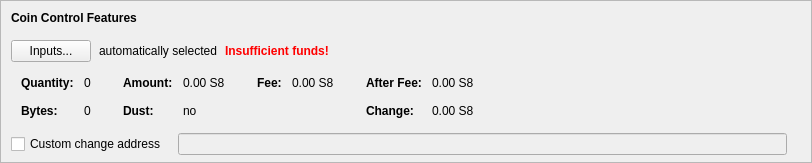
    <widget class="QFrame" name="frameCoinControl">
     <property name="sizePolicy">
      <sizepolicy hsizetype="Expanding" vsizetype="Expanding">
       <horstretch>0</horstretch>
       <verstretch>0</verstretch>
      </sizepolicy>
     </property>
     <property name="maximumSize">
      <size>
       <width>16777215</width>
       <height>16777215</height>
      </size>
     </property>
     <property name="frameShape">
      <enum>QFrame::StyledPanel</enum>
     </property>
     <property name="frameShadow">
      <enum>QFrame::Sunken</enum>
     </property>
     <layout class="QVBoxLayout" name="verticalLayoutCoinControl2">
      <property name="spacing">
       <number>0</number>
      </property>
      <property name="leftMargin">
       <number>0</number>
      </property>
      <property name="topMargin">
       <number>0</number>
      </property>
      <property name="rightMargin">
       <number>0</number>
      </property>
      <property name="bottomMargin">
       <number>6</number>
      </property>
      <item>
       <layout class="QVBoxLayout" name="verticalLayoutCoinControl" stretch="0,0,0,0,1">
        <property name="spacing">
         <number>0</number>
        </property>
        <property name="leftMargin">
         <number>10</number>
        </property>
        <property name="topMargin">
         <number>10</number>
        </property>
        <item>
         <layout class="QHBoxLayout" name="horizontalLayoutCoinControl1">
          <property name="bottomMargin">
           <number>15</number>
          </property>
          <item>
           <widget class="QLabel" name="labelCoinControlFeatures">
            <property name="sizePolicy">
             <sizepolicy hsizetype="Preferred" vsizetype="Maximum">
              <horstretch>0</horstretch>
              <verstretch>0</verstretch>
             </sizepolicy>
            </property>
            <property name="font">
             <font>
              <weight>75</weight>
              <bold>true</bold>
             </font>
            </property>
            <property name="styleSheet">
             <string notr="true">font-weight:bold;</string>
            </property>
            <property name="text">
             <string>Coin Control Features</string>
            </property>
           </widget>
          </item>
         </layout>
        </item>
        <item>
         <layout class="QHBoxLayout" name="horizontalLayoutCoinControl2" stretch="0,0,0,0">
          <property name="spacing">
           <number>8</number>
          </property>
          <property name="bottomMargin">
           <number>10</number>
          </property>
          <item>
           <widget class="QPushButton" name="pushButtonCoinControl">
            <property name="styleSheet">
             <string notr="true"/>
            </property>
            <property name="text">
             <string>Inputs...</string>
            </property>
            <property name="autoDefault">
             <bool>false</bool>
            </property>
           </widget>
          </item>
          <item>
           <widget class="QLabel" name="labelCoinControlAutomaticallySelected">
            <property name="text">
             <string>automatically selected</string>
            </property>
            <property name="margin">
             <number>5</number>
            </property>
           </widget>
          </item>
          <item>
           <widget class="QLabel" name="labelCoinControlInsuffFunds">
            <property name="font">
             <font>
              <weight>75</weight>
              <bold>true</bold>
             </font>
            </property>
            <property name="styleSheet">
             <string notr="true">color:red;font-weight:bold;</string>
            </property>
            <property name="text">
             <string>Insufficient funds!</string>
            </property>
            <property name="margin">
             <number>5</number>
            </property>
           </widget>
          </item>
          <item>
           <spacer name="horizontalSpacerCoinControl">
            <property name="orientation">
             <enum>Qt::Horizontal</enum>
            </property>
            <property name="sizeHint" stdset="0">
             <size>
              <width>40</width>
              <height>1</height>
             </size>
            </property>
           </spacer>
          </item>
         </layout>
        </item>
        <item>
         <widget class="QWidget" name="widgetCoinControl" native="true">
          <property name="sizePolicy">
           <sizepolicy hsizetype="Preferred" vsizetype="Preferred">
            <horstretch>0</horstretch>
            <verstretch>0</verstretch>
           </sizepolicy>
          </property>
          <property name="minimumSize">
           <size>
            <width>0</width>
            <height>0</height>
           </size>
          </property>
          <property name="styleSheet">
           <string notr="true"/>
          </property>
          <layout class="QHBoxLayout" name="horizontalLayoutCoinControl5">
           <property name="leftMargin">
            <number>0</number>
           </property>
           <property name="topMargin">
            <number>0</number>
           </property>
           <property name="rightMargin">
            <number>0</number>
           </property>
           <property name="bottomMargin">
            <number>0</number>
           </property>
           <item>
            <layout class="QHBoxLayout" name="horizontalLayoutCoinControl3" stretch="0,0,0,1">
             <property name="spacing">
              <number>20</number>
             </property>
             <property name="topMargin">
              <number>0</number>
             </property>
             <property name="bottomMargin">
              <number>10</number>
             </property>
             <item>
              <layout class="QFormLayout" name="formLayoutCoinControl1">
               <property name="horizontalSpacing">
                <number>10</number>
               </property>
               <property name="verticalSpacing">
                <number>14</number>
               </property>
               <property name="leftMargin">
                <number>10</number>
               </property>
               <property name="topMargin">
                <number>4</number>
               </property>
               <property name="rightMargin">
                <number>6</number>
               </property>
               <item row="0" column="0">
                <widget class="QLabel" name="labelCoinControlQuantityText">
                 <property name="font">
                  <font>
                   <weight>75</weight>
                   <bold>true</bold>
                  </font>
                 </property>
                 <property name="text">
                  <string>Quantity:</string>
                 </property>
                 <property name="margin">
                  <number>0</number>
                 </property>
                </widget>
               </item>
               <item row="0" column="1">
                <widget class="QLabel" name="labelCoinControlQuantity">
                 <property name="cursor">
                  <cursorShape>IBeamCursor</cursorShape>
                 </property>
                 <property name="contextMenuPolicy">
                  <enum>Qt::ActionsContextMenu</enum>
                 </property>
                 <property name="text">
                  <string notr="true">0</string>
                 </property>
                 <property name="margin">
                  <number>0</number>
                 </property>
                 <property name="textInteractionFlags">
                  <set>Qt::LinksAccessibleByMouse|Qt::TextSelectableByKeyboard|Qt::TextSelectableByMouse</set>
                 </property>
                </widget>
               </item>
               <item row="1" column="0">
                <widget class="QLabel" name="labelCoinControlBytesText">
                 <property name="font">
                  <font>
                   <weight>75</weight>
                   <bold>true</bold>
                  </font>
                 </property>
                 <property name="text">
                  <string>Bytes:</string>
                 </property>
                </widget>
               </item>
               <item row="1" column="1">
                <widget class="QLabel" name="labelCoinControlBytes">
                 <property name="cursor">
                  <cursorShape>IBeamCursor</cursorShape>
                 </property>
                 <property name="contextMenuPolicy">
                  <enum>Qt::ActionsContextMenu</enum>
                 </property>
                 <property name="text">
                  <string notr="true">0</string>
                 </property>
                 <property name="textInteractionFlags">
                  <set>Qt::LinksAccessibleByMouse|Qt::TextSelectableByKeyboard|Qt::TextSelectableByMouse</set>
                 </property>
                </widget>
               </item>
              </layout>
             </item>
             <item>
              <layout class="QFormLayout" name="formLayoutCoinControl2">
               <property name="horizontalSpacing">
                <number>10</number>
               </property>
               <property name="verticalSpacing">
                <number>14</number>
               </property>
               <property name="leftMargin">
                <number>6</number>
               </property>
               <property name="topMargin">
                <number>4</number>
               </property>
               <property name="rightMargin">
                <number>6</number>
               </property>
               <item row="0" column="0">
                <widget class="QLabel" name="labelCoinControlAmountText">
                 <property name="font">
                  <font>
                   <weight>75</weight>
                   <bold>true</bold>
                  </font>
                 </property>
                 <property name="text">
                  <string>Amount:</string>
                 </property>
                 <property name="margin">
                  <number>0</number>
                 </property>
                </widget>
               </item>
               <item row="0" column="1">
                <widget class="QLabel" name="labelCoinControlAmount">
                 <property name="cursor">
                  <cursorShape>IBeamCursor</cursorShape>
                 </property>
                 <property name="contextMenuPolicy">
                  <enum>Qt::ActionsContextMenu</enum>
                 </property>
                 <property name="text">
                  <string notr="true">0.00 S8</string>
                 </property>
                 <property name="textInteractionFlags">
                  <set>Qt::LinksAccessibleByMouse|Qt::TextSelectableByKeyboard|Qt::TextSelectableByMouse</set>
                 </property>
                </widget>
               </item>
               <item row="1" column="0">
                <widget class="QLabel" name="labelCoinControlLowOutputText">
                 <property name="font">
                  <font>
                   <weight>75</weight>
                   <bold>true</bold>
                  </font>
                 </property>
                 <property name="text">
                  <string>Dust:</string>
                 </property>
                </widget>
               </item>
               <item row="1" column="1">
                <widget class="QLabel" name="labelCoinControlLowOutput">
                 <property name="cursor">
                  <cursorShape>IBeamCursor</cursorShape>
                 </property>
                 <property name="contextMenuPolicy">
                  <enum>Qt::ActionsContextMenu</enum>
                 </property>
                 <property name="text">
                  <string notr="true">no</string>
                 </property>
                 <property name="textInteractionFlags">
                  <set>Qt::LinksAccessibleByMouse|Qt::TextSelectableByKeyboard|Qt::TextSelectableByMouse</set>
                 </property>
                </widget>
               </item>
              </layout>
             </item>
             <item>
              <layout class="QFormLayout" name="formLayoutCoinControl3">
               <property name="horizontalSpacing">
                <number>10</number>
               </property>
               <property name="verticalSpacing">
                <number>14</number>
               </property>
               <property name="leftMargin">
                <number>6</number>
               </property>
               <property name="topMargin">
                <number>4</number>
               </property>
               <property name="rightMargin">
                <number>6</number>
               </property>
               <item row="0" column="0">
                <widget class="QLabel" name="labelCoinControlFeeText">
                 <property name="font">
                  <font>
                   <weight>75</weight>
                   <bold>true</bold>
                  </font>
                 </property>
                 <property name="text">
                  <string>Fee:</string>
                 </property>
                 <property name="margin">
                  <number>0</number>
                 </property>
                </widget>
               </item>
               <item row="0" column="1">
                <widget class="QLabel" name="labelCoinControlFee">
                 <property name="cursor">
                  <cursorShape>IBeamCursor</cursorShape>
                 </property>
                 <property name="contextMenuPolicy">
                  <enum>Qt::ActionsContextMenu</enum>
                 </property>
                 <property name="text">
                  <string notr="true">0.00 S8</string>
                 </property>
                 <property name="textInteractionFlags">
                  <set>Qt::LinksAccessibleByMouse|Qt::TextSelectableByKeyboard|Qt::TextSelectableByMouse</set>
                 </property>
                </widget>
               </item>
              </layout>
             </item>
             <item>
              <layout class="QFormLayout" name="formLayoutCoinControl4">
               <property name="horizontalSpacing">
                <number>10</number>
               </property>
               <property name="verticalSpacing">
                <number>14</number>
               </property>
               <property name="leftMargin">
                <number>6</number>
               </property>
               <property name="topMargin">
                <number>4</number>
               </property>
               <property name="rightMargin">
                <number>6</number>
               </property>
               <item row="0" column="0">
                <widget class="QLabel" name="labelCoinControlAfterFeeText">
                 <property name="font">
                  <font>
                   <weight>75</weight>
                   <bold>true</bold>
                  </font>
                 </property>
                 <property name="text">
                  <string>After Fee:</string>
                 </property>
                 <property name="margin">
                  <number>0</number>
                 </property>
                </widget>
               </item>
               <item row="0" column="1">
                <widget class="QLabel" name="labelCoinControlAfterFee">
                 <property name="cursor">
                  <cursorShape>IBeamCursor</cursorShape>
                 </property>
                 <property name="contextMenuPolicy">
                  <enum>Qt::ActionsContextMenu</enum>
                 </property>
                 <property name="text">
                  <string notr="true">0.00 S8</string>
                 </property>
                 <property name="textInteractionFlags">
                  <set>Qt::LinksAccessibleByMouse|Qt::TextSelectableByKeyboard|Qt::TextSelectableByMouse</set>
                 </property>
                </widget>
               </item>
               <item row="1" column="0">
                <widget class="QLabel" name="labelCoinControlChangeText">
                 <property name="font">
                  <font>
                   <weight>75</weight>
                   <bold>true</bold>
                  </font>
                 </property>
                 <property name="text">
                  <string>Change:</string>
                 </property>
                </widget>
               </item>
               <item row="1" column="1">
                <widget class="QLabel" name="labelCoinControlChange">
                 <property name="cursor">
                  <cursorShape>IBeamCursor</cursorShape>
                 </property>
                 <property name="contextMenuPolicy">
                  <enum>Qt::ActionsContextMenu</enum>
                 </property>
                 <property name="text">
                  <string notr="true">0.00 S8</string>
                 </property>
                 <property name="textInteractionFlags">
                  <set>Qt::LinksAccessibleByMouse|Qt::TextSelectableByKeyboard|Qt::TextSelectableByMouse</set>
                 </property>
                </widget>
               </item>
              </layout>
             </item>
            </layout>
           </item>
          </layout>
         </widget>
        </item>
        <item>
         <layout class="QHBoxLayout" name="horizontalLayoutCoinControl4" stretch="0,0,0">
          <property name="spacing">
           <number>12</number>
          </property>
          <property name="sizeConstraint">
           <enum>QLayout::SetDefaultConstraint</enum>
          </property>
          <property name="topMargin">
           <number>5</number>
          </property>
          <property name="rightMargin">
           <number>5</number>
          </property>
          <item>
           <widget class="QCheckBox" name="checkBoxCoinControlChange">
            <property name="toolTip">
             <string>If this is activated, but the change address is empty or invalid, change will be sent to a newly generated address.</string>
            </property>
            <property name="text">
             <string>Custom change address</string>
            </property>
           </widget>
          </item>
          <item>
           <widget class="QValidatedLineEdit" name="lineEditCoinControlChange">
            <property name="enabled">
             <bool>false</bool>
            </property>
            <property name="sizePolicy">
             <sizepolicy hsizetype="Expanding" vsizetype="Fixed">
              <horstretch>0</horstretch>
              <verstretch>0</verstretch>
             </sizepolicy>
            </property>
           </widget>
          </item>
          <item>
           <widget class="QLabel" name="labelCoinControlChangeLabel">
            <property name="sizePolicy">
             <sizepolicy hsizetype="Preferred" vsizetype="Expanding">
              <horstretch>0</horstretch>
              <verstretch>0</verstretch>
             </sizepolicy>
            </property>
            <property name="minimumSize">
             <size>
              <width>0</width>
              <height>0</height>
             </size>
            </property>
            <property name="text">
             <string/>
            </property>
            <property name="margin">
             <number>3</number>
            </property>
           </widget>
          </item>
         </layout>
        </item>
        <item>
         <spacer name="verticalSpacerCoinControl">
          <property name="orientation">
           <enum>Qt::Vertical</enum>
          </property>
          <property name="sizeHint" stdset="0">
           <size>
            <width>800</width>
            <height>1</height>
           </size>
          </property>
         </spacer>
        </item>
       </layout>
      </item>
     </layout>
    </widget>
